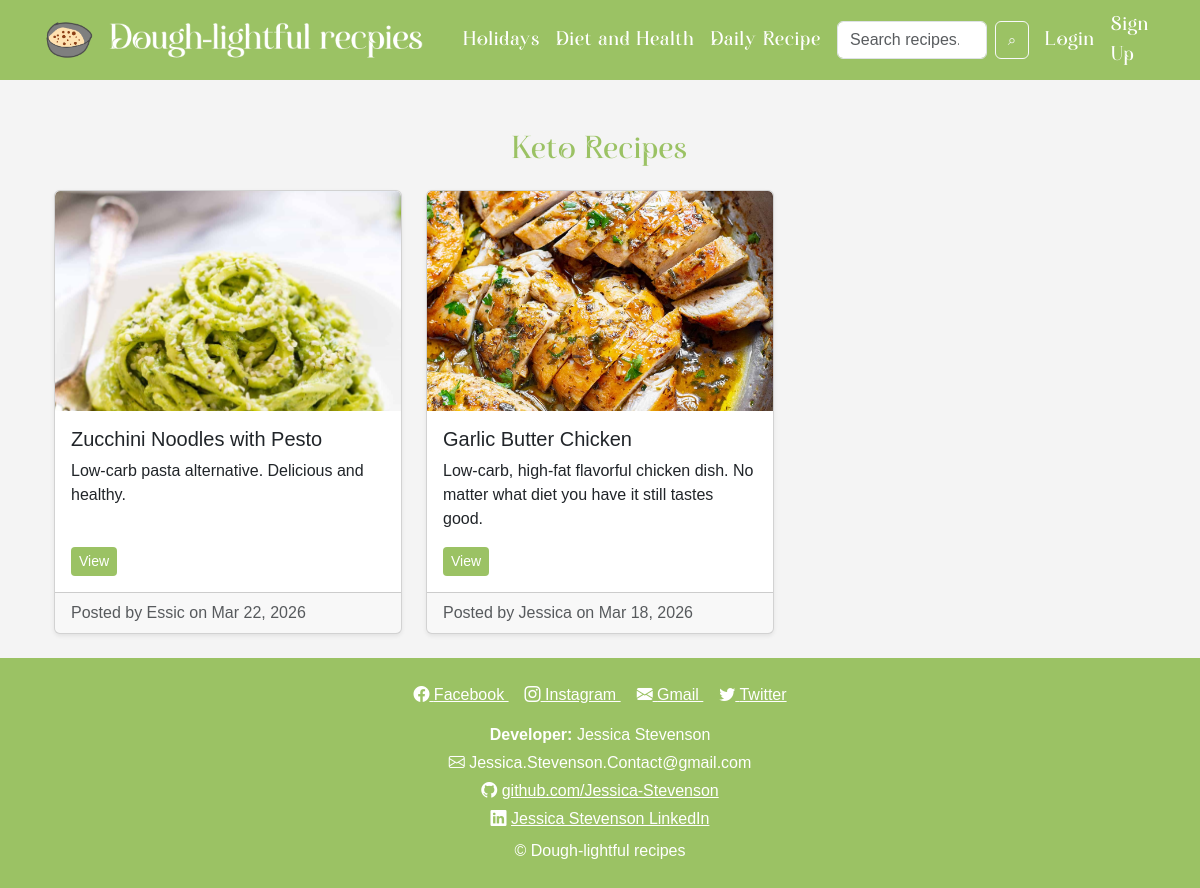
Screenshot of /health_diet/?subcategory=keto with the database file from the repository.
### recipe/models.py (models this page shows, shortened)
class Recipe(models.Model):
    MAIN_CATEGORIES = [
        ('daily', 'Daily Recipes'),
        ('holiday', 'Holidays'),
        ('health', 'Diet & Health'),
    ]
    SUB_CATEGORIES = [
        ('breakfast', 'Breakfast'),
        ('lunch', 'Lunch'),
        ('dinner', 'Dinner'),
        ('dessert', 'Dessert'),
        ('drinks', 'Drinks'),
        ('new_years', "New Year's"),
        ('mothers_day', "Mother's Day"),
        ('keto', 'Keto'),
        ('vegetarian', 'Vegetarian'),
    ]
    user = models.ForeignKey(User, on_delete=models.CASCADE)
    title = models.CharField(max_length=200)
    description = models.TextField()
    ingredients = models.TextField()
    instructions = models.TextField()
    image = models.ImageField(upload_to='recipes/', blank=True, null=True)
    main_category = models.CharField(max_length=20, choices=MAIN_CATEGORIES)
    sub_category = models.CharField(max_length=20, choices=SUB_CATEGORIES, blank=True, null=True)
    created_at = models.DateTimeField(auto_now_add=True)

### recipe/views.py (the view)
# urls.py: path('health_diet/', views.health_diet_view, name='health_diet'),
def health_diet_view(request):
    subcat = request.GET.get('subcategory')
    recipes = Recipe.objects.filter(
        main_category='health',
        sub_category=subcat
    ).order_by('-created_at') if subcat else Recipe.objects.filter(main_category='health').order_by('-created_at')
    template_name = f'food/health/{subcat}.html' if subcat else 'food/health/all.html'
    return render(request, template_name, {'recipes': recipes})

### templates/food/health/keto.html (shortened to what this page needs)
{% extends 'base.html' %}
{% load static %}
{% block content %}
<div class="container mt-4">
    <h2 class="mb-4 text-center heading">Keto Recipes</h2>
    <div class="row row-cols-1 row-cols-md-3 g-4">
        {% for recipe in recipes %}
        <div class="col">
            <div class="card h-100 shadow-sm">
                {% if recipe.image %}
                <img src="{{ recipe.image.url }}" class="card-img-top" alt="{{ recipe.title }}">
                {% else %}
                <img src="{% static 'recipestatic/Le_Logo.png' %}" class="card-img-top" alt="{{ recipe.title }}">
                {% endif %}
                <div class="card-body d-flex flex-column">
                    <h5 class="card-title">{{ recipe.title }}</h5>
                    <p class="card-text">
                        {{ recipe.description }}
                    </p>
                    <div class="mt-auto d-flex gap-2 flex-wrap">
                        <a href="{% url 'recipe_detail' recipe.id %}"
                        class="btn btn-sm"
                        style="background-color:#9BC264; color:white; border:none;">
                            View
                        </a>
                    </div>
                </div>
                <div class="card-footer text-muted">
                    Posted by {{ recipe.user.username }} on {{ recipe.created_at|date:"M d, Y" }}
                </div>
            </div>
        </div>
        {% empty %}
        <p class="text-center">No keto recipes yet.</p>
        {% endfor %}
    </div>
</div>
{% endblock %}

### recipe/static/recipestatic/style.css (style rules this page uses)
body { background-color: #f4f4f4; font-family: Arial, sans-serif; overflow-x: hidden; }
.heading { font-family: 'Auralyess', sans-serif; color: #9BC264; letter-spacing: 1px; }
.card-img-top { width:100%; height:220px; object-fit:cover; display:block; }
.card { overflow:hidden; }

### rows the page displays
Recipe: image (picture), title "Zucchini Noodles with Pesto", description "Low-carb pasta alternative. Delicious and healthy.", user.username "Essic", created_at "Mar 22, 2026"
Recipe: image (picture), title "Garlic Butter Chicken", description "Low-carb, high-fat flavorful chicken dish. No matter what diet you have it still tastes good.", user.username "Jessica", created_at "Mar 18, 2026"
